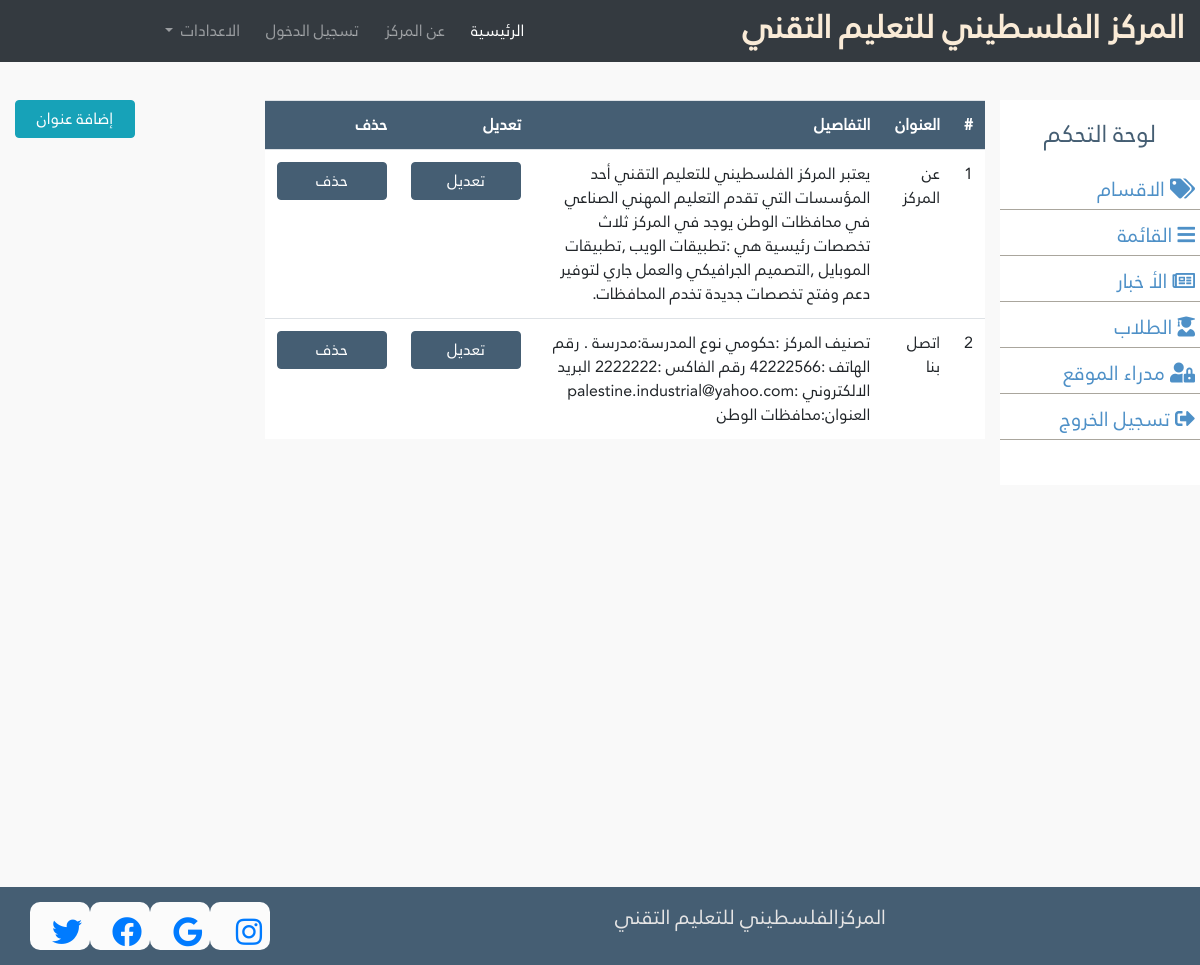
Page /menu.php (signed in) on the committed database.
### tables this page shows
CREATE TABLE `menu` (
  `menuId` int(11) NOT NULL,
  `menuHead` varchar(255) NOT NULL,
  `menuDetail` longtext NOT NULL
);

### menu.php (the view, shortened to what this page needs)
<?php
if(isset($_SESSION['id'])){
include('include/headercp.php');
?>
<body>
                <div class="content">
                    <div class="container-fluid">
                        <div class="row">
                            <div class="col-md-2" id="side-area">
                                <h4>لوحة التحكم</h4>
                                <ul>
                                     <li data-toggle="collapse" href="#dep">
                                        <a href="#">
                                            <span><i class="fas fa-tags"></i></span>
                                            <span>الاقسام</span>
                                        </a>
                                    </li>
                                <li>
                                        <a href="menu.php" target="_blank">
                                            <span><i class="fas fa-bars"></i></span>
                                            <span>القائمة </span>
                                        </a>
                                    </li>
                                <li data-toggle="collapse" href="#news">
                                        <a href="#">
                                            <span><i class="far fa-newspaper"></i></span>
                                            <span>الأ خبار</span>
                                        </a>
                                    </li>
                                    <li data-toggle="collapse" href="#students">
                                        <a href="#">
                                            <span><i class="fas fa-user-graduate"></i></span>
                                            <span>الطلاب </span>
                                        </a>
                                    </li>
                                    <li>
                                        <a href="admins.php">
                                            <span><i class="fas fa-user-lock"></i></span>
                                            <span>مدراء الموقع </span>
                                        </a>
                                    </li>
                                    <li>
                                        <a href="logout.php">
                                            <span><i class="fas fa-sign-out-alt"></i></span>
                                            <span>تسجيل الخروج</span>
                                        </a>
                                    </li>
                                </ul>
                            </div>
            <div class="col-md-10" id="main-area">
                  <div class="row">
                  <div class="col-md-9">
                  <table class="table mb-5" style="background-color:#fff;">
                                    <tr style="color:#fff;background-color: var(--first-color)!important;">
                                        <th>#</th>
                                        <th>العنوان</th>
                                        <th>التفاصيل</th>
                                        <th>تعديل </th>
                                        <th>حذف </th>
                                    </tr>
                                        <?php
                                        $sql="SELECT * FROM `menu`";
                                        $r=mysqli_query($conn,$sql);
                                        $no=0;
                                        while($row=mysqli_fetch_assoc($r)){
                                            $no++;
                                        ?>
                                    <tr>
                                        <td><?php echo $no ;?></td>
                                        <td><?php echo $row['menuHead'];?></td>
                                        <td><?php echo $row['menuDetail'];?></td>
                                        <td><a href="editmenu.php?id=<?php echo $row['menuId'] ;?>&name=<?php echo $row['menuHead'];?>&detail=<?php echo $row['menuDetail'] ;?>" class="btn btn-custom">تعديل </a></td>
                                        <td><a href="delmenu.php?id=<?php echo $row['menuId']; ?>" class="btn btn-custom" name="delete">حذف </a></td>
                                    </tr>
                                    <?php
                                        }
                                    ?>
                     </table>
                  </div>
                  <div class="col-md-1">
                      <a href="newmenu.php"class="btn btn-info sidebtn " >إضافة عنوان</a>
                  </div>
                  </div>
            </div>
        </div>
    </div>
</div>
<?php
   include('include/footer.php');
         }
         else{
         header('location:index.php');}
   ?>

### css/style.css (style rules this page uses)
* { font-family:neo ; }
:root { --first-color:#5b4834; --second-color:#aaa69d; }
body { background-color: #f9f9f9; }

### css/dashboard.css (style rules this page uses)
* { font-family:neo ; }
:root { --first-color:#455E73;; --second-color:#aaa69d; --third-color:#4e90c7; --f-color:#f9f9f9; }
body { background-color:#f9f9f9; }
a,a:hover { text-decoration: none; }
.content { margin-bottom: 400px; max-height:400px; margin-top: 0px; }
#side-area { background-color:#fff; color:var(--first-color); padding:20px 0; max-height:385px; }
#side-area h4 { text-align:center; margin-bottom:20px; }
#side-area ul { list-style:none; padding:0; }
#side-area ul li { margin-bottom:5px; padding:5px ; border-bottom:1px solid var(--second-color); }
#side-area ul li a { color:#4e90c7; font-size:20px; }
.btn-custom { background-color:var(--first-color); color:#fff; width:110px; border:1px solid var(--first-color); }
.sidebtn { color:#fff; width:120px; margin-right: 100px; }

### rows in the picture
menu: menuHead "عن المركز", menuDetail "يعتبر المركز الفلسطيني للتعليم التقني أحد المؤسسات التي تقدم التعليم المهني الصناعي في محافظات الوطن يوجد في المركز ثلاث تخصصات رئيسية هي :تطبيقات الويب ,تطبيقات الموبايل ,التصميم الجرافيكي والعمل جاري لتوفير دعم وفتح تخصصات جديدة تخدم المحافظات."
menu: menuHead "اتصل بنا", menuDetail "تصنيف المركز :حكومي نوع المدرسة:مدرسة . رقم الهاتف :42222566 رقم الفاكس :2222222 البريد الالكتروني :palestine.industrial@yahoo.com العنوان:محافظات الوطن"
